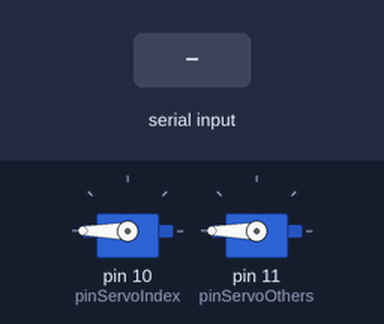
A sketch run on a simulated Arduino Uno, built with avr-gcc and run on an emulated ATmega328P. Shown: 2 × servo. The test bench sets the inputs (shaded band).

Above: at 1.2 s.
1.3 s: "a90\n" received over Serial
At 3.7 s:
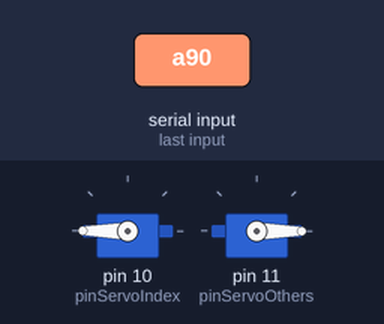
Timing chart, 0 to 5.2 s (numbered marks = the images above; inputs shaded):
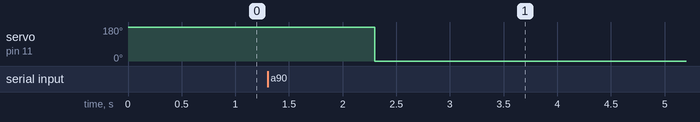

Measured:
- after the input at 1.3 s, servo on pin 11 (pinServoOthers): 180° → 0° after 1.0 s

The sketch:

SSNR2023_WS5_Day1.ino
```cpp
#include <Servo.h>
#include <WString.h>
#include "Wire.h"
#include "Arduino.h"

#define TRUE 1
#define FALSE 0

int pinServoIndex;
int pinServoOthers;
Servo servoIndex; // range 0 to 180
Servo servoOthers; // range 0 to 180

int SerialData = 0;
String inString = "";
bool serial_input = FALSE;
int serial_command_index = 180;
int serial_command_others = 180;

void setup() {
    Serial.begin(115200);

    // Pin Configuration
    pinServoIndex  = 10;
    pinServoOthers  = 11;
    servoIndex.attach(pinServoIndex);//fingers
    servoOthers.attach(pinServoOthers);//fingers

    // Go to 180 degrees position
    servoIndex.write(serial_command_index);
    servoOthers.write(serial_command_others);
}

void loop() {
      // Control from serial communication -start, Jumpei 20190618
      if(Serial.available() > 0){ // When there is a signal
          SerialData = Serial.read(); // Read the input from PC
          if ( SerialData == 'a'){

              serial_command_index = map(Serial.parseInt(), -100, 0, 0, 180);
              if (serial_command_index>180) {serial_command_index = 180;}
              if (serial_command_index<0) {serial_command_index = 0;}

              serial_command_others = map(Serial.parseInt(), -100, 0, 180, 0);
              if (serial_command_others>180) {serial_command_others = 180;}
              if (serial_command_others<0) {serial_command_others = 0;}

              serial_input = TRUE;
          }
      }
      if (serial_input){
        servoIndex.write(serial_command_index);
        servoOthers.write(serial_command_others);
        serial_input = FALSE;
        delay(5); // wait to move the figners
      }
}
```
